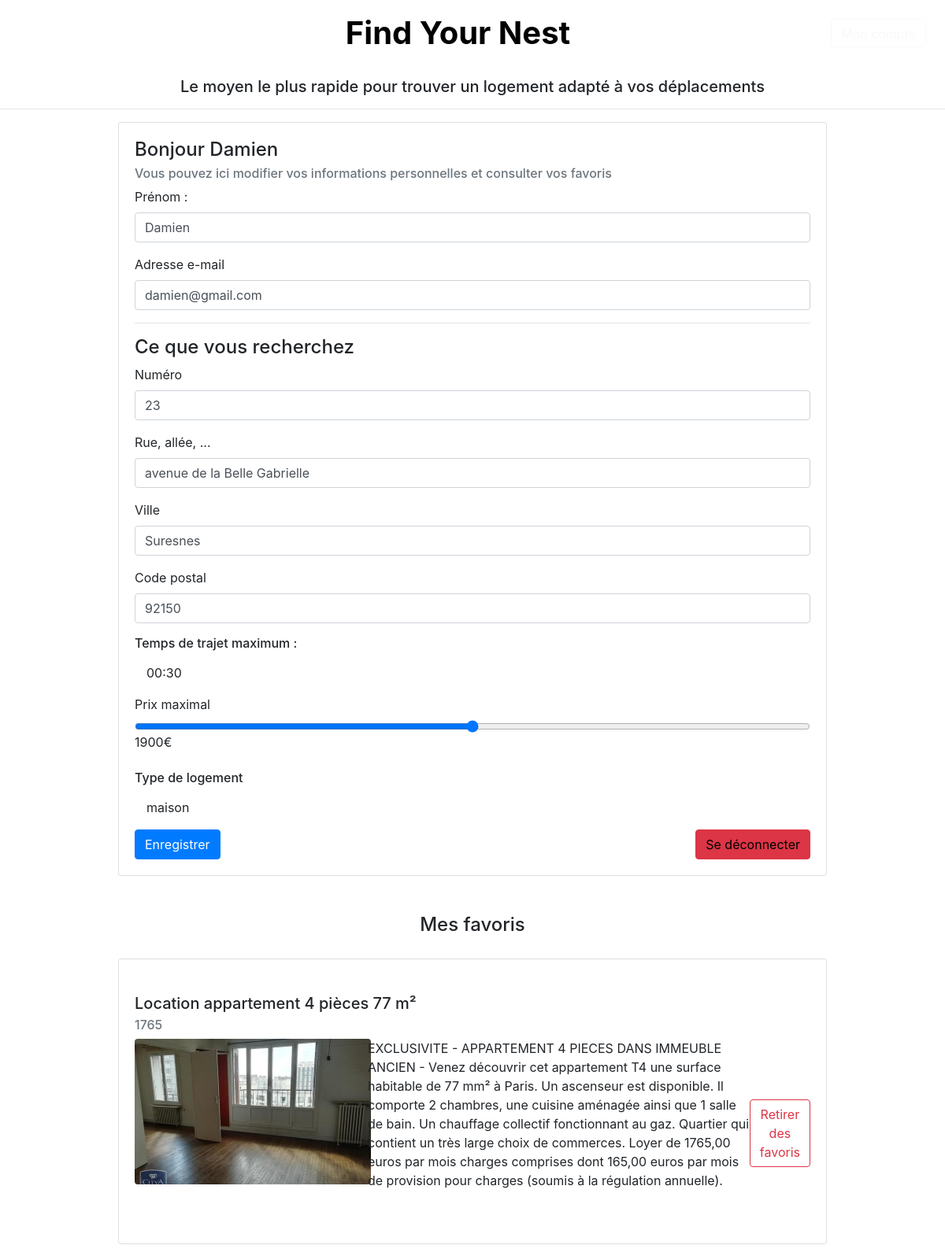
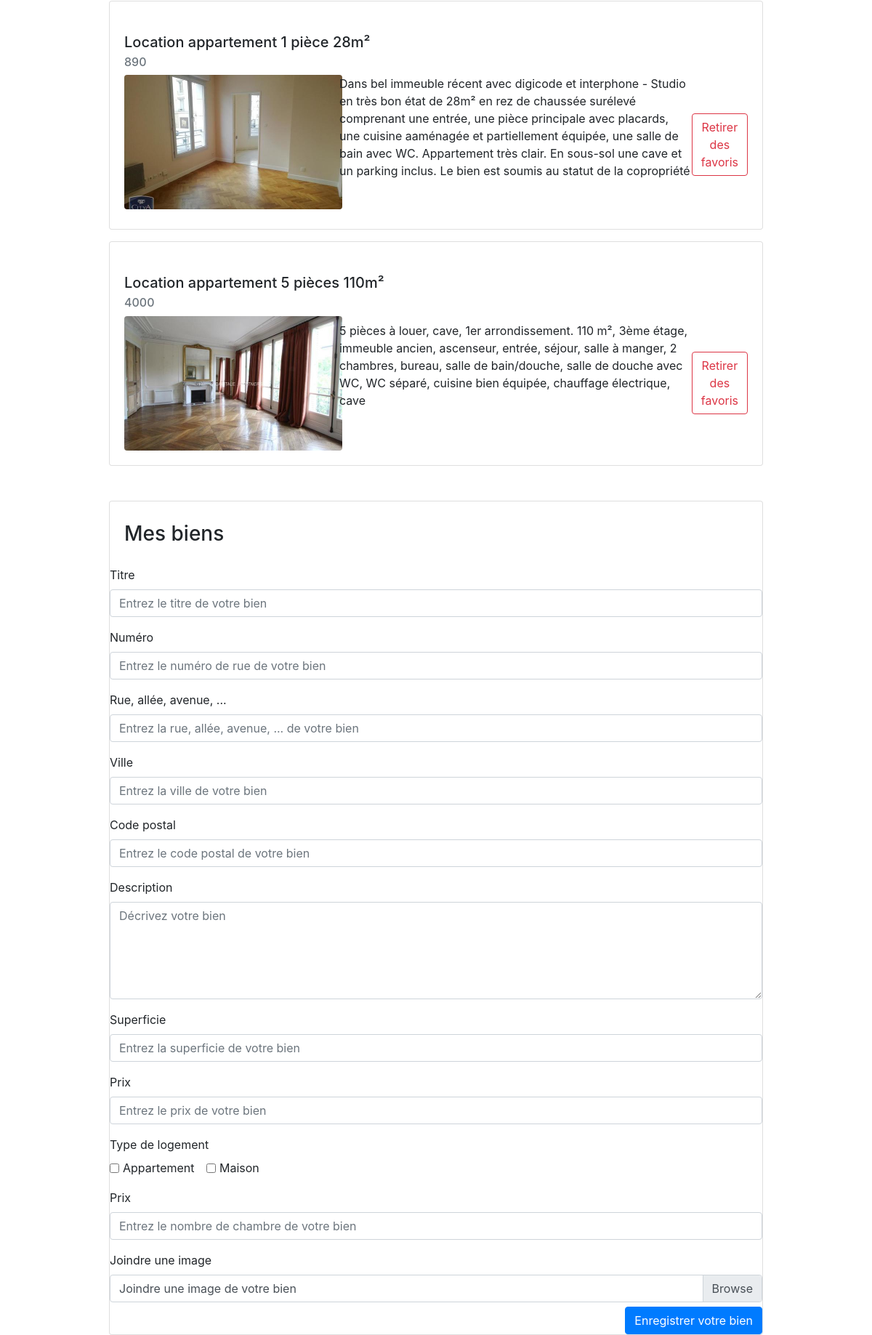
The app's page /infoscompte/ (signed in) with its own data (2 pictures, top to bottom).
### tables this page shows
CREATE TABLE utilisateur (
        id_utilisateur INTEGER PRIMARY KEY AUTOINCREMENT,
        prenom VARCHAR(255) NOT NULL,
        email VARCHAR(255) NOT NULL,
        password VARCHAR(100) NOT NULL,
        pro INTEGER,
        budget INTEGER, 
        temps TIME, 
        id_adresse INTEGER,
        maison VARCHAR(10),
        appartement VARCHAR(10), 
        FOREIGN KEY (id_adresse) REFERENCES adresse (id_adresse)
    );

CREATE TABLE adresse (
        id_adresse INTEGER PRIMARY KEY AUTOINCREMENT,
        nb INTEGER,
        rue VARCHAR(255),
        code_postal INTEGER,
        ville VARCHAR(255)
    );

CREATE TABLE logement (
        id_logement INTEGER PRIMARY KEY AUTOINCREMENT,
        titre VARCHAR(50),
        photo VARCHAR(100), 
        description VARCHAR(500), 
        nb_chambre INTEGER,
        type_logement VARCHAR(255),
        nb_piece INTEGER,
        prix INTEGER,
        superficie INTEGER, 
        id_adresse INTEGER,
        FOREIGN KEY (id_adresse) REFERENCES adresse (id_adresse)
    );

### FYN/views.py (the view, shortened to what this page needs)
@app.route("/infoscompte/", methods=["GET", "POST"])
@login_required
def infoscompte():
    if request.method == 'GET':
        infos_user = c.execute("SELECT maison, appartement, id_adresse FROM  utilisateur where email=?", (current_user.id,)).fetchone()
        maison = infos_user[0]
        appartement = infos_user[1]
        if maison == 'on':
            type_logement = 'maison'
        elif appartement == 'on':
            type_logement = 'appartement'
        else:
            type_logement = 'Non précisé'
        infos = []
        info_favoris = []
        infos = c.execute("select prenom, email, temps, budget, nb, ville, code_postal, rue FROM  utilisateur JOIN adresse on utilisateur.id_adresse=adresse.id_adresse where email=?", (current_user.id,)).fetchall()
        info_favoris = c.execute("select titre, prix, photo, description from logement as l join favoris as f on f.id_logement = l.id_logement join utilisateur as u on u.id_utilisateur = f.id_utilisateur where u.email=?", (current_user.id,)).fetchall()
        if info_favoris is None:
            return render_template("infoscompte.html", infos=infos, type_logement=type_logement)
        else:
            return render_template("infoscompte.html", infos=infos, infos_favoris=info_favoris, type_logement=type_logement)

### FYN/views.py (called while the page is built)
@login_manager.user_loader
def load_user(user_id):
    userDansLaBase = c.execute("SELECT email, prenom, pro FROM utilisateur WHERE email=?", (user_id,)).fetchone()
    if userDansLaBase is None:
        return None
    user = UserMixin()
    user.id = user_id
    user.prenom = userDansLaBase[1]
    user.pro = userDansLaBase[2]
    return user

### FYN/templates/infoscompte.html
{% extends "MASTER_BODY.html" %}
{% if current_user.pro == 'on' %}
  {% block mainpro_fct %}
    {% for item in infos %}
      {% include "_chargementappart.html" %}
    {% endfor %}
  {% endblock %}
{% else %}
  {% block main_fct %}
    {% for item in infos %}
      {% with prenom=item[0], email=item[1], temps=item[2], budget=item[3], nb=item[4], ville=item[5], code_postal=item[6], rue=item[7] %}
        {% include "_infoscompte.html" %}
      {% endwith %}
    {% endfor %}
  {% endblock %}
  {% block scnd_fct %}
    {% for item in infos_favoris %}
      {% with titre=item[0], prix=item[1], photo=item[2], description=item[3] %}
        {% include "_favorisCards.html" %}
      {% endwith %}
    {% endfor %}
  {% endblock %}
{% endif %}

### FYN/templates/MASTER_BODY.html (shortened to what this page needs)
<!DOCTYPE html>
<html lang="en">
<head>
    <link rel="stylesheet" href="https://stackpath.bootstrapcdn.com/bootstrap/4.3.1/css/bootstrap.min.css"
>
    <link rel="stylesheet" href="{{url_for('static', filename='style.css')}}">
    <link rel="stylesheet" href="https://use.fontawesome.com/releases/v5.6.3/css/all.css"
>
    <link rel="stylesheet" href="https://unpkg.com/leaflet@1.5.1/dist/leaflet.css"
 />
    <link rel="stylesheet" href="https://ajax.googleapis.com/ajax/libs/jqueryui/1.12.1/themes/smoothness/jquery-ui.css">
</head>
<body class="bg">
     <header>
        <div class="d-flex justify-content-between">
            <div class="p-2 flex-fill "></div>
            <div id="boxh1" class="p-2 flex-fill h1"> <a href="{{url_for('main')}}"> Find Your Nest </a></div>
        {% if current_user.is_anonymous %}
            <div id="btn-login" class="p-2"><button type="button" class="btn btn-outline-light right mt-3 mr-3 pb-1"><a href="{{url_for('connexion')}}">Se connecter</a></button></div>
        {% else %}
            <div id="btn-logout" class="deco p-2"><a href="{{url_for('infoscompte')}}" class="btn btn-outline-light right mt-3 mr-3 pb-1">Mon compte</a></div>
        {% endif %}
        </div>
    </header>
        <div class="h2 mt-4">Le moyen le plus rapide pour trouver un logement adapté à vos déplacements</div>
	<hr>
	{% block main_fct %}
	{% endblock %}
	{% block scnd_fct %}
    	{% endblock %}
	{% block mainpro_fct %}
	{% endblock %}
</body>
</html>

### FYN/templates/_infoscompte.html (shortened to what this page needs)
<div class="d-flex justify-content-center my-2">
    <div class="card w-75">
      <div class="card-body">
        <h4 class="card-title">Bonjour {{current_user.prenom}} </h4>
        <h6 class="card-subtitle mb-2 text-muted">Vous pouvez ici modifier vos informations personnelles et consulter vos favoris</h6>
    <form method="POST" action="/infoscompte/">
          <div class="form-group">
            <label for="exampleInputName">Prénom : </label>
            <input type="text" name="prenom" class="form-control" id="exampleInputName" value="{{prenom}}">
          </div>
          <div class="form-group">
            <label for="exampleInputMail">Adresse e-mail</label>
            <input type="text" name="email" class="form-control" aria-describedby="emailHelp" id="exampleInputMail" value="{{email}}">
          </div>
        <hr>
        <h4 class="Card-title">Ce que vous recherchez</h4>
          <div class="form-group">
            <label for="exampleInputNumber">Numéro</label>
        <input type="number" name="nb" class="form-control" id="exampleInputNumber" value={{nb}}>
          </div>
          <div class="form-group">
              <label for="exampleInputStreet">Rue, allée, ...</label>
                  <input type="text" name="rue" class="form-control" id="exampleInputStreet" value="{{rue}}">
          </div>
          <div class="form-group">
            <label for="exampleInputCity">Ville</label>
        <input type="text" name="ville" class="form-control" id="exampleInputCity" value="{{ville}}">
          </div>
          <div class="form-group">
            <label for="exampleInputZip">Code postal</label>
        <input type="text" name="code_postal" class="form-control" id="exampleInputZip" maxlength="5" value={{code_postal}}>
          </div>
        <div class="form-group">
        <h6><label for="exampleInputMail">Temps de trajet maximum :</label></h6>
        <div class="col-md-8">
            <p class="card-text "> {{temps}} </p>
        </div>
    </div>
    <div class="form-group">
        <label for="formControlRange">Prix maximal</label>
        <input onmousemove="sliderFunction()" type="range" class="form-control-range" id="priceRange" name="budget" min='0'
              max='5000' step='50'>
        <label id="formControlSlider" for="formControlRange">{{budget}}</label><label>€</label>
          </div>
          <div class=form-group>
          <h6><label for="formControlRange">Type de logement</label></h6>
          <div class="col-md-8">
              <p class="card-text">{{type_logement}}
              </p>
          </div>
      </div>
          <div class="float-left"><button type="submit" class="btn btn-primary">Enregistrer</button></div>
          <div class="float-right"><button type="button" class="btn btn-danger"><a href="{{url_for('deconnexion')}}">Se déconnecter</a></button></div>
        </form>
      </div>
    </div>
  </div>
<div class="d-flex justify-content-center mt-5 mb-3">
  <h4 class="card-title">Mes favoris</h4>
</div>
</body>
</html>

### FYN/templates/_favorisCards.html
   <div class="d-flex justify-content-center my-3">
    <div class="card w-75">
      <div class="card-body">
        <h5 class="card-title mt-4">{{titre}}</h5>
        <h6 class="card-subtitle mb-2 text-muted">{{prix}}</h6>
            <div class="row">
              <div class="col-md-4">
                <img src="{{url_for('static', filename=photo)}}" class="rounded" style="width:300px">
              </div>
              <div class="col-md-8">
                <p class="card-text mb-5">
                  {{description}}
                </p>
                <div class="d-flex justify-content-end">
                  <button type="button" class="btn btn-outline-danger">Retirer des favoris</button>
                </div>
              </div>
            </div>
        </div>
    </div>
  </div>

### FYN/templates/_chargementappart.html (shortened to what this page needs)
   <div class="d-flex justify-content-center my-5">
    <div class="card w-75">
      <div class="card-body">
          <h3 class="h3 my-2 card-title">Mes biens</h3>
        </div>
        <form action="/infoscompte/", method="POST" enctype="multipart/form-data">
          <div class="form-group">
            <label for="exampleInputTitle">Titre</label>
            <input type="text" class="form-control" id="exampleInputTitle"
              placeholder="Entrez le titre de votre bien">
          </div>
          <div class="form-group">
            <label for="exampleInputNumber">Numéro</label>
            <input type="text" class="form-control" id="exampleInputNumber"
              placeholder="Entrez le numéro de rue de votre bien">
          </div>
          <div class="form-group">
            <label for="exampleInputStreet">Rue, allée, avenue, ...</label>
            <input type="text" class="form-control" id="exampleInputStreet"
              placeholder="Entrez la rue, allée, avenue, ... de votre bien">
          </div>
          <div class="form-group">
            <label for="exampleInputCity">Ville</label>
            <input type="text" class="form-control" id="exampleInputCity" placeholder="Entrez la ville de votre bien">
          </div>
          <div class="form-group">
            <label for="exampleInputZip">Code postal</label>
            <input type="text" class="form-control" id="exampleInputZip"
              placeholder="Entrez le code postal de votre bien" maxlength="5">
          </div>
          <div class="form-group">
            <label for="exampleInputDesc">Description</label>
            <textarea class="form-control" id="exampleInputDesc" rows="5" placeholder="Décrivez votre bien"></textarea>
          </div>
          <div class="form-group">
            <label for="exampleInputArea">Superficie</label>
            <input type="number" class="form-control" id="exampleInputArea" placeholder="Entrez la superficie de votre bien">
          </div>
          <div class="form-group">
            <label for="exampleInputPrice">Prix</label>
            <input type="number" class="form-control" id="exampleInputPrice" placeholder="Entrez le prix de votre bien">
          </div>
          <div class=form-group>
            <div>
              <label for="formControlRange">Type de logement</label>
            </div>
            <div class="form-check form-check-inline">
              <input class="form-check-input" type="checkbox" name="appart" id="checkboxFlat">
              <label class="form-check-label" for="checkboxFlat"> Appartement</label>
            </div>
            <div class="form-check form-check-inline">
              <input class="form-check-input" name="maison" type="checkbox" id="checkboxHouse" >
              <label class="form-check-label" for="checkboxHouse">Maison</label>
            </div>
          </div>
          <div class="form-group">
            <label for="exampleInputNbRoom">Prix</label>
            <input type="number" class="form-control" id="exampleInputNbRoom" placeholder="Entrez le nombre de chambre de votre bien">
          </div>
          <div class="form-group">
            <label for="picture">Joindre une image</label> <br />
            <div class="custom-file">
              <label class="custom-file-label" for="picture">Joindre une image de votre bien</label>
            </div>
          <div class="form-group">
            <button value="Uploader" type="submit" class="btn btn-primary float-right">Enregistrer votre
              bien</button>
          </div>
          </div>
        </form>
      </div>
   </div>

### FYN/static/style.css (style rules this page uses)
* { margin: 0; padding: 0; }
.bg { background-image: url(bg.jpg); background-size: cover; height: 900px; background-repeat: no-repeat; background-attachment: fixed; }
#boxh1 { display: flex; margin-bottom: 0px; margin-top: 10px; margin-left: 100px; }
#btn-login, #btn-logout { display: flex; flex-direction: column; align-content: end; }
.h1 { text-align: center; font-size: 40px; font-weight: bold; color: black; }
.h2 { text-align: center; font-size: 20px; }
a { color: black; text-decoration: none; background-color: transparent; }
img { width: 100%; }
.col-md-8 { display: flex; align-items: center; }

### records on screen
utilisateur: prenom "Damien", email "damien@gmail.com", nb "23", rue "avenue de la Belle Gabrielle", ville "Suresnes", code_postal "92150", temps "00:30", budget "1900", type_logement "maison"
logement: titre "Location appartement 4 pièces 77 m²", prix "1765", photo (picture), description "EXCLUSIVITE - APPARTEMENT 4 PIECES DANS IMMEUBLE ANCIEN - Venez découvrir cet appartement T4 une surface habitable de 77 mm² à Paris. Un ascenseur est disponible. Il comporte 2 chambres, une cuisine aménagée ainsi que 1 salle de bain. Un chauffage collectif fonctionnant au gaz. Quartier qui contient un très large choix de commerces. Loyer de 1765,00 euros par mois charges comprises dont 165,00 euros par mois de provision pour charges (soumis à la régulation annuelle)."
logement: titre "Location appartement 1 pièce 28m²", prix "890", photo (picture), description "Dans bel immeuble récent avec digicode et interphone - Studio en très bon état de 28m² en rez de chaussée surélevé comprenant une entrée, une pièce principale avec placards, une cuisine aaménagée et partiellement équipée, une salle de bain avec WC. Appartement très clair. En sous-sol une cave et un parking inclus. Le bien est soumis au statut de la copropriété"
logement: titre "Location appartement 5 pièces 110m²", prix "4000", photo (picture), description "5 pièces à louer, cave, 1er arrondissement. 110 m², 3ème étage, immeuble ancien, ascenseur, entrée, séjour, salle à manger, 2 chambres, bureau, salle de bain/douche, salle de douche avec WC, WC séparé, cuisine bien équipée, chauffage électrique, cave"
